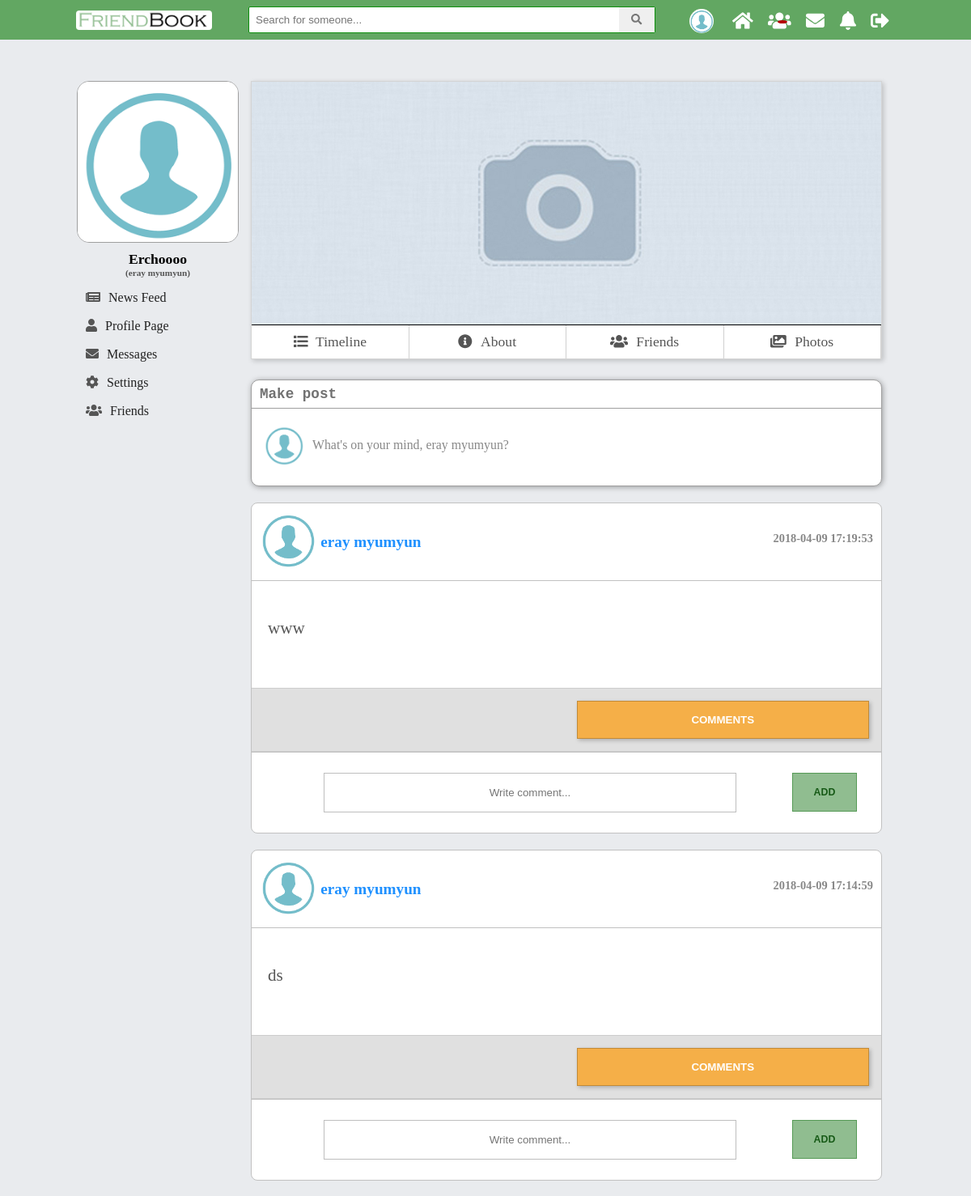
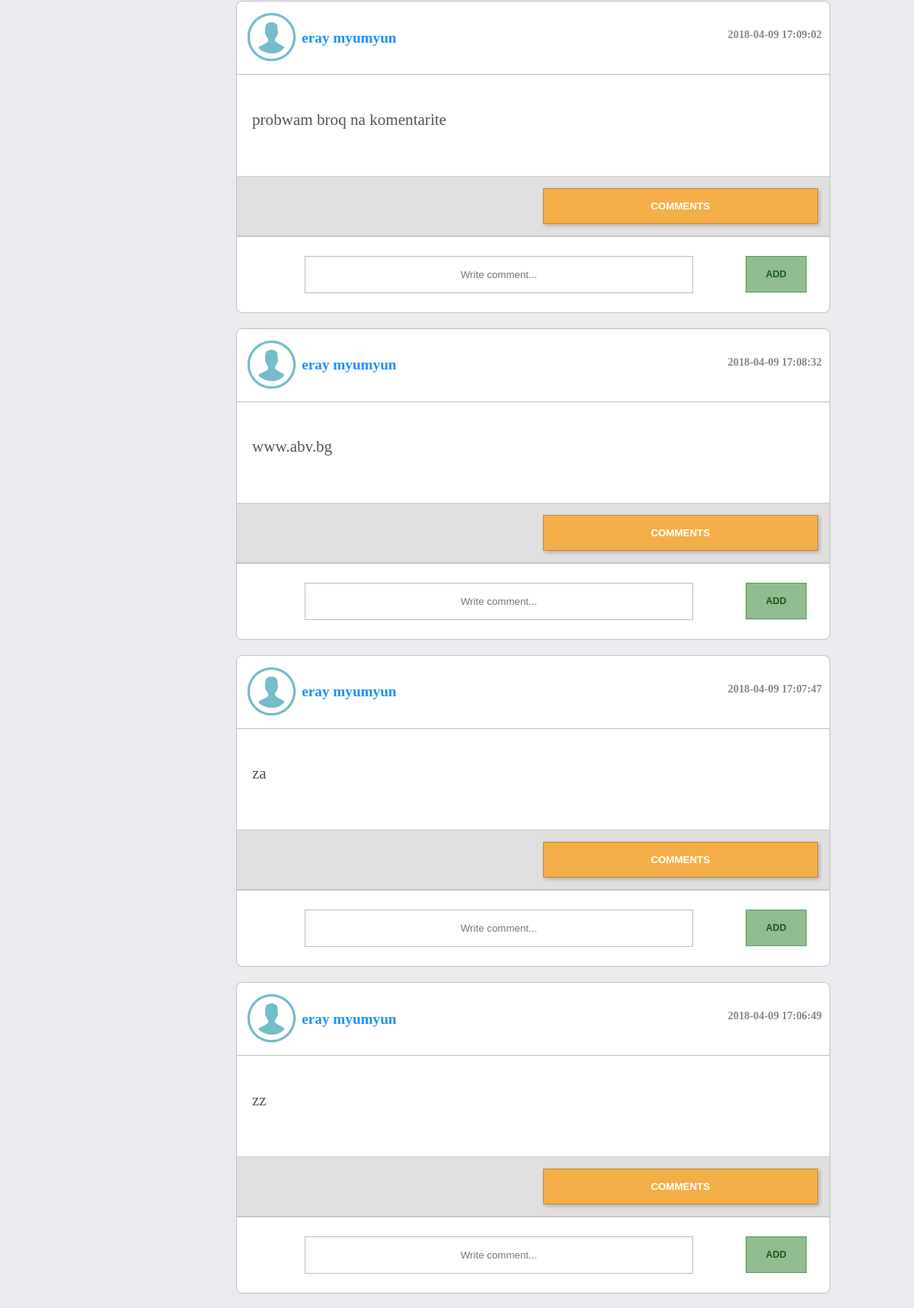
Screenshot of /V2.0/view/profile.php (signed in, upper part) with the database file from the repository (2 pictures, top to bottom).
### tables this page shows
CREATE TABLE `posts` (
  `id` int(11) NOT NULL,
  `description` text NOT NULL,
  `create_date` timestamp NOT NULL DEFAULT CURRENT_TIMESTAMP ON UPDATE CURRENT_TIMESTAMP,
  `edit_date` datetime DEFAULT NULL,
  `user_id` int(11) NOT NULL
);

CREATE TABLE `users` (
  `id` int(11) NOT NULL,
  `first_name` varchar(45) DEFAULT NULL,
  `last_name` varchar(45) DEFAULT NULL,
  `email` varchar(100) NOT NULL,
  `password` varchar(150) NOT NULL,
  `reg_date` timestamp NOT NULL DEFAULT CURRENT_TIMESTAMP ON UPDATE CURRENT_TIMESTAMP,
  `gender` varchar(45) NOT NULL,
  `birthday` date NOT NULL,
  `relation_status` varchar(30) DEFAULT NULL,
  `profile_pic` varchar(200) NOT NULL,
  `profile_cover` varchar(200) NOT NULL,
  `description` varchar(500) DEFAULT NULL,
  `display_name` varchar(45) DEFAULT NULL,
  `country_id` int(11) DEFAULT NULL,
  `mobile_number` int(11) DEFAULT NULL,
  `www` varchar(100) DEFAULT NULL,
  `skype` varchar(50) DEFAULT NULL
);

### V2.0/model/posts_dao.php (called while the page is built, shortened)
<?php
function getOwnPosts($user_id) {
    $pdo = $GLOBALS['pdo'];
    $statement = $pdo->prepare("SELECT posts.id AS post_id, posts.description, posts.create_date, users.id AS user_id, users.first_name, users.last_name, users.profile_pic, users.profile_cover,users.gender
                                FROM posts
                                JOIN users ON posts.user_id = users.id
                                WHERE users.id = ?
                                ORDER BY posts.create_date DESC;");
    $statement->execute(array($user_id));
    $result = $statement->fetchAll(PDO::FETCH_ASSOC);
    return $result;
}

### V2.0/include/modules/profile_feed_posts.php (the view, shortened to what this page needs)
<div id="newsfeed">
    <?php
    if (isset($_GET['id'])) {
        $allPosts = getOwnPosts($_GET['id']);
    }
    else {
        $allPosts = getOwnPosts($_SESSION['logged']['id']);
    }
    foreach ($allPosts as $post) {?>
        <div class="post">
            <div class="user_info">
                <div class="icon"><img src="<?php echo $post['profile_pic']; ?>" alt="icon" class="img-rounded center-block"></div>
                <div class="name"><a href="profile.php?id=<?php echo $post['user_id']?>" class="<?php echo ($post['gender'] == 'female') ? "female" : "male"?>"><?php echo $post["first_name"] . " " . $post["last_name"]; ?></a></div>
                <div class="date"><?php echo $post['create_date']; ?></div>
            </div>
            <div class="description">
                <p><?php echo $post["description"]; ?></p>
            </div>
            <div class="post_navigation">
                <div class="like-container" id="like-container<?php echo $post['post_id']?>">
                </div>
                <div class="comments-buttons">
                    <button onclick="displayComments(<?php echo $post['post_id']?>)" type="button" class="display_comments" name="button" id="comment_btn<?php echo $post['post_id']?>">COMMENTS</button>
                </div>
            </div>
            <div class="add-comment-div">
                <input type="text" placeholder="Write comment..." class="comment-textarea<?= $post['post_id'] ?>" name="comment_description">
                <button id="add<?php echo $post['post_id']?>" class="mini-btn">add</button>
            </div>
        </div>
    <?php }?>
</div>

### V2.0/assets/css/comment_module.css (style rules this page uses)
div.icon img { height: 70px; }
div.date { float: right; top: 25px; position: relative; font-size: 0.9rem; }
.user_info { color: #888; font-weight: bold; padding: 10px; font-size: 1.2em; border-bottom: 1px solid #c1c1c1; }
.description p { font-size: 1.1em; color: #555; }
.post_navigation { display: grid; grid-template-columns: 1fr 1fr; grid-gap: 25px; margin: 15px 0px 0; background: #e0e0e0; padding: 15px; border-top: 1px solid #cdcdcd; border-bottom: 1px solid #cdcdcd; }
.name, .icon { display: inline-block; vertical-align: middle; font-size: 1.2rem; }
.description { padding: 25px 20px; font-size: 1.2rem; }
input[type="text"] { padding: 16px; width: 70%; box-sizing: border-box; }
.comments-buttons button { background: #f5af48; color: white; font-weight: bold; font-family: arial; border: 1px solid #c18a38; transition: background 0.4s ease-in-out; cursor: pointer; }
.like-button, .dislike-button, .comments-buttons button { padding: 15px; width: 100%; box-shadow: 2px 2px 5px #0000003b; }

### V2.0/assets/css/main.css (style rules this page uses)
body { font-size: 1.1em; padding: 0; background-color: #e9ebee; margin: 0; padding-top: 50px; }
.post { background: white; border-radius: 8px; box-sizing: border-box; margin: 20px 0; position: relative; border: 1px solid #c1c1c1; }
.mini-btn { padding: 10px 0; width: 100%; max-width: 100px; text-transform: uppercase; font-weight: bold; font-size: 0.7em; color: #175a17; margin: 0 5px; border-radius: inherit; float: right; cursor: pointer; transition: background 0.3s ease-in-out, color 0.3s ease-in-out; background: #90bd90; vertical-align: middle; border: 1px solid #569a56; }
.add-comment-div { width: 100%; text-align: center; padding: 25px; border-top: 1px solid #c1c1c1; box-sizing: border-box; }
.male { color: dodgerblue !important; text-decoration: none; }
.add-comment-div input { width: 85%; padding: 10px 0px; text-align: center; border: 1px solid #55555561; transition: background 0.3s ease-in-out, padding 0.4s ease-in-out; }
.add-comment-div button { width: 11%; padding: 16px 0 !important; }
.like-container { position: relative; }
div.icon img { height: 70px; }
.description p { font-size: 1.1em; color: #555; }
.post_navigation { display: grid; grid-template-columns: 1fr 1fr; grid-gap: 25px; margin: 15px 0px 0; background: #e0e0e0; padding: 15px; border-top: 1px solid #c1c1c1; border-bottom: 1px solid #c1c1c1; }
input[name="comment_description"] { padding: 10px; width: 85%; box-sizing: border-box; }

### rows the page displays
posts: user.profile_pic (placeholder picture), user.first_name "eray", user.last_name "myumyun", create_date "2018-04-09 17:19:53", description "www"
posts: user.profile_pic (placeholder picture), user.first_name "eray", user.last_name "myumyun", create_date "2018-04-09 17:14:59", description "ds"
posts: user.profile_pic (placeholder picture), user.first_name "eray", user.last_name "myumyun", create_date "2018-04-09 17:09:02", description "probwam broq na komentarite"
posts: user.profile_pic (placeholder picture), user.first_name "eray", user.last_name "myumyun", create_date "2018-04-09 17:08:32", description "www.abv.bg"
posts: user.profile_pic (placeholder picture), user.first_name "eray", user.last_name "myumyun", create_date "2018-04-09 17:07:47", description "za"
posts: user.profile_pic (placeholder picture), user.first_name "eray", user.last_name "myumyun", create_date "2018-04-09 17:06:49", description "zz"

### other values shown
$_SESSION['logged']["display_name"] "Erchoooo"
$_SESSION['logged']["full_name"] "eray myumyun"
$_SESSION["logged"]["first_name"] "eray"
$_SESSION["logged"]["last_name"] "myumyun"
